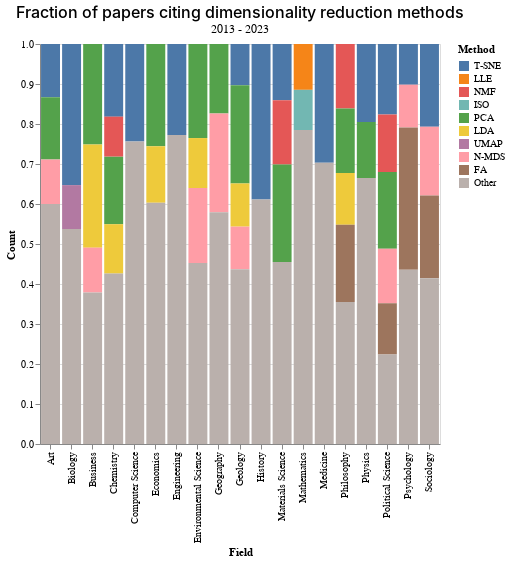

The code cell stored with this chart in its notebook:
### Code cell
alt.Chart(field_method_df).mark_bar().encode(
    x=alt.X("field:N", axis=alt.Axis(title="Field")),
    y=alt.Y('fraction_in_field:Q', axis=alt.Axis(title="Count")),
    color=alt.Color("method_or_other:N", scale=alt.Scale(domain=method_ordering), legend=alt.Legend(title="Method")),
    order=alt.Order(
      # Sort the segments of the bars by this field
      'method_or_other_index',
      sort='descending'
    )
).properties(
    title={
        "text": "Fraction of papers citing dimensionality reduction methods",
        "subtitle": "2013 - 2023",
        "fontSize": 16,
        "fontWeight": 500,
        "subtitleColor": "black",
        "subtitleFontSize": 12
    },
    width=400,
    height=400
)

### Figure 1 — Vega-Lite specification as saved in the notebook (floating-point values rounded to 4 significant figures)
{"config": {"view": {"continuousWidth": 400, "continuousHeight": 300}}, "data": {"name": "data-59d73540319757b0b37032cde810c497"}, "mark": "bar", "encoding": {"color": {"field": "method_or_other", "legend": {"title": "Method"}, "scale": {"domain": ["T-SNE", "LLE", "NMF", "ISO", "PCA", "LDA", "UMAP", "N-MDS", "FA", "Other"]}, "type": "nominal"}, "order": {"field": "method_or_other_index", "sort": "descending", "type": "quantitative"}, "x": {"axis": {"title": "Field"}, "field": "field", "type": "nominal"}, "y": {"axis": {"title": "Count"}, "field": "fraction_in_field", "type": "quantitative"}}, "height": 400, "title": {"text": "Fraction of papers citing dimensionality reduction methods", "subtitle": "2013 - 2023", "fontSize": 16, "fontWeight": 500, "subtitleColor": "black", "subtitleFontSize": 12}, "width": 400, "$schema": "https://vega.github.io/schema/vega-lite/v4.17.0.json", "datasets": {"data-59d73540319757b0b37032cde810c497": [{"field": "Sociology", "method_or_other": "T-SNE", "count": 35, "fraction_in_field": 0.2071, "method_or_other_index": 0}, {"field": "Psychology", "method_or_other": "T-SNE", "count": 161, "fraction_in_field": 0.1018, "method_or_other_index": 0}, {"field": "Political Science", "method_or_other": "T-SNE", "count": 22, "fraction_in_field": 0.176, "method_or_other_index": 0}, {"field": "Art", "method_or_other": "T-SNE", "count": 6, "fraction_in_field": 0.1333, "method_or_other_index": 0}, {"field": "Engineering", "method_or_other": "T-SNE", "count": 906, "fraction_in_field": 0.2272, "method_or_other_index": 0}, {"field": "Biology", "method_or_other": "T-SNE", "count": 1563, "fraction_in_field": 0.3528, "method_or_other_index": 0}, {"field": "Geology", "method_or_other": "T-SNE", "count": 63, "fraction_in_field": 0.1031, "method_or_other_index": 0}, {"field": "Physics", "method_or_other": "T-SNE", "count": 601, "fraction_in_field": 0.1949, "method_or_other_index": 0}, {"field": "History", "method_or_other": "T-SNE", "count": 14, "fraction_in_field": 0.3889, "method_or_other_index": 0}, {"field": "Computer Science", "method_or_other": "T-SNE", "count": 18179, "fraction_in_field": 0.244, "method_or_other_index": 0}, {"field": "Medicine", "method_or_other": "T-SNE", "count": 6441, "fraction_in_field": 0.2971, "method_or_other_index": 0}, {"field": "Materials Science", "method_or_other": "T-SNE", "count": 97, "fraction_in_field": 0.1406, "method_or_other_index": 0}, {"field": "Chemistry", "method_or_other": "T-SNE", "count": 156, "fraction_in_field": 0.1816, "method_or_other_index": 0}, {"field": "Mathematics", "method_or_other": "LLE", "count": 2248, "fraction_in_field": 0.1146, "method_or_other_index": 1}, {"field": "Materials Science", "method_or_other": "NMF", "count": 111, "fraction_in_field": 0.1609, "method_or_other_index": 2}, {"field": "Chemistry", "method_or_other": "NMF", "count": 86, "fraction_in_field": 0.1001, "method_or_other_index": 2}, {"field": "Philosophy", "method_or_other": "NMF", "count": 5, "fraction_in_field": 0.1613, "method_or_other_index": 2}, {"field": "Political Science", "method_or_other": "NMF", "count": 18, "fraction_in_field": 0.144, "method_or_other_index": 2}, {"field": "Mathematics", "method_or_other": "ISO", "count": 1974, "fraction_in_field": 0.1006, "method_or_other_index": 3}, {"field": "Physics", "method_or_other": "PCA", "count": 432, "fraction_in_field": 0.1401, "method_or_other_index": 4}, {"field": "Business", "method_or_other": "PCA", "count": 83, "fraction_in_field": 0.2515, "method_or_other_index": 4}, {"field": "Political Science", "method_or_other": "PCA", "count": 24, "fraction_in_field": 0.192, "method_or_other_index": 4}, {"field": "Environmental Science", "method_or_other": "PCA", "count": 158, "fraction_in_field": 0.2351, "method_or_other_index": 4}, {"field": "Materials Science", "method_or_other": "PCA", "count": 168, "fraction_in_field": 0.2435, "method_or_other_index": 4}, {"field": "Geology", "method_or_other": "PCA", "count": 150, "fraction_in_field": 0.2455, "method_or_other_index": 4}, {"field": "Economics", "method_or_other": "PCA", "count": 114, "fraction_in_field": 0.2556, "method_or_other_index": 4}, {"field": "Chemistry", "method_or_other": "PCA", "count": 145, "fraction_in_field": 0.1688, "method_or_other_index": 4}, {"field": "Philosophy", "method_or_other": "PCA", "count": 5, "fraction_in_field": 0.1613, "method_or_other_index": 4}, {"field": "Art", "method_or_other": "PCA", "count": 7, "fraction_in_field": 0.1556, "method_or_other_index": 4}, {"field": "Geography", "method_or_other": "PCA", "count": 118, "fraction_in_field": 0.1735, "method_or_other_index": 4}, {"field": "Environmental Science", "method_or_other": "LDA", "count": 84, "fraction_in_field": 0.125, "method_or_other_index": 5}, {"field": "Geology", "method_or_other": "LDA", "count": 66, "fraction_in_field": 0.108, "method_or_other_index": 5}, {"field": "Business", "method_or_other": "LDA", "count": 85, "fraction_in_field": 0.2576, "method_or_other_index": 5}, {"field": "Philosophy", "method_or_other": "LDA", "count": 4, "fraction_in_field": 0.129, "method_or_other_index": 5}, {"field": "Economics", "method_or_other": "LDA", "count": 63, "fraction_in_field": 0.1413, "method_or_other_index": 5}, {"field": "Chemistry", "method_or_other": "LDA", "count": 106, "fraction_in_field": 0.1234, "method_or_other_index": 5}, {"field": "Biology", "method_or_other": "UMAP", "count": 486, "fraction_in_field": 0.1097, "method_or_other_index": 6}, {"field": "Environmental Science", "method_or_other": "N-MDS", "count": 126, "fraction_in_field": 0.1875, "method_or_other_index": 10}, {"field": "Sociology", "method_or_other": "N-MDS", "count": 29, "fraction_in_field": 0.1716, "method_or_other_index": 10}, {"field": "Psychology", "method_or_other": "N-MDS", "count": 169, "fraction_in_field": 0.1068, "method_or_other_index": 10}, {"field": "Political Science", "method_or_other": "N-MDS", "count": 17, "fraction_in_field": 0.136, "method_or_other_index": 10}, {"field": "Business", "method_or_other": "N-MDS", "count": 37, "fraction_in_field": 0.1121, "method_or_other_index": 10}, {"field": "Art", "method_or_other": "N-MDS", "count": 5, "fraction_in_field": 0.1111, "method_or_other_index": 10}, {"field": "Geography", "method_or_other": "N-MDS", "count": 168, "fraction_in_field": 0.2471, "method_or_other_index": 10}, {"field": "Geology", "method_or_other": "N-MDS", "count": 65, "fraction_in_field": 0.1064, "method_or_other_index": 10}, {"field": "Political Science", "method_or_other": "FA", "count": 16, "fraction_in_field": 0.128, "method_or_other_index": 18}, {"field": "Sociology", "method_or_other": "FA", "count": 35, "fraction_in_field": 0.2071, "method_or_other_index": 18}, {"field": "Philosophy", "method_or_other": "FA", "count": 6, "fraction_in_field": 0.1935, "method_or_other_index": 18}, {"field": "Psychology", "method_or_other": "FA", "count": 563, "fraction_in_field": 0.3559, "method_or_other_index": 18}, {"field": "Geology", "method_or_other": "Other", "count": 267, "fraction_in_field": 0.437, "method_or_other_index": 76}, {"field": "Biology", "method_or_other": "Other", "count": 2381, "fraction_in_field": 0.5375, "method_or_other_index": 76}, {"field": "Mathematics", "method_or_other": "Other", "count": 15397, "fraction_in_field": 0.7848, "method_or_other_index": 76}, {"field": "Physics", "method_or_other": "Other", "count": 2050, "fraction_in_field": 0.6649, "method_or_other_index": 76}, {"field": "Art", "method_or_other": "Other", "count": 27, "fraction_in_field": 0.6, "method_or_other_index": 76}, {"field": "Geography", "method_or_other": "Other", "count": 394, "fraction_in_field": 0.5794, "method_or_other_index": 76}, {"field": "Political Science", "method_or_other": "Other", "count": 28, "fraction_in_field": 0.224, "method_or_other_index": 76}, {"field": "Engineering", "method_or_other": "Other", "count": 3081, "fraction_in_field": 0.7728, "method_or_other_index": 76}, {"field": "Chemistry", "method_or_other": "Other", "count": 366, "fraction_in_field": 0.4261, "method_or_other_index": 76}, {"field": "Psychology", "method_or_other": "Other", "count": 689, "fraction_in_field": 0.4355, "method_or_other_index": 76}, {"field": "Business", "method_or_other": "Other", "count": 125, "fraction_in_field": 0.3788, "method_or_other_index": 76}, {"field": "Materials Science", "method_or_other": "Other", "count": 314, "fraction_in_field": 0.4551, "method_or_other_index": 76}, {"field": "Environmental Science", "method_or_other": "Other", "count": 304, "fraction_in_field": 0.4524, "method_or_other_index": 76}, {"field": "Medicine", "method_or_other": "Other", "count": 15236, "fraction_in_field": 0.7029, "method_or_other_index": 76}, {"field": "Philosophy", "method_or_other": "Other", "count": 11, "fraction_in_field": 0.3548, "method_or_other_index": 76}, {"field": "History", "method_or_other": "Other", "count": 22, "fraction_in_field": 0.6111, "method_or_other_index": 76}, {"field": "Economics", "method_or_other": "Other", "count": 269, "fraction_in_field": 0.6031, "method_or_other_index": 76}, {"field": "Computer Science", "method_or_other": "Other", "count": 56315, "fraction_in_field": 0.756, "method_or_other_index": 76}, {"field": "Sociology", "method_or_other": "Other", "count": 70, "fraction_in_field": 0.4142, "method_or_other_index": 76}]}}
